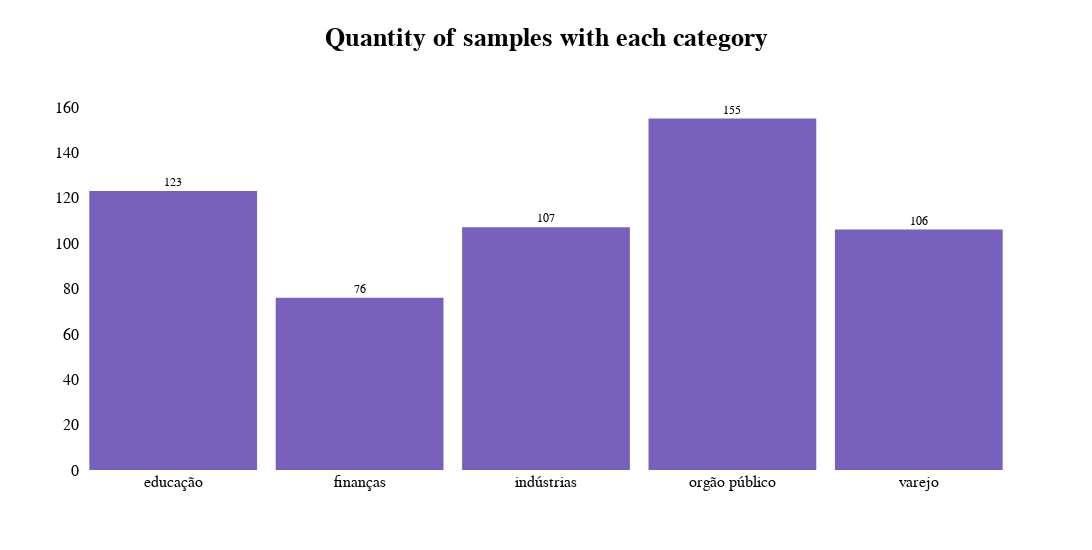

Here is the notebook cell this chart was saved with:
### Code cell
number_docs = [train["educação"].sum() + test["educação"].sum(),
               train["finanças"].sum() + test["finanças"].sum(),
               train["indústrias"].sum() + test["indústrias"].sum(),
               train["orgão público"].sum() + test["orgão público"].sum(),
               train["varejo"].sum() + test["varejo"].sum()
               ]


fig = go.Figure()
fig.add_trace(go.Histogram(
    x=["educação", "finanças", "indústrias", "orgão público", "varejo"],
    y=number_docs,
    histfunc='sum', texttemplate="%{y}",
    textposition='outside', outsidetextfont=dict(size=12),
    marker_color='#7860bd',
))

fig.update_traces(xbins_size="M1")
fig.update_xaxes(showgrid=True, ticklabelmode="period", dtick="M1", tickformat="%b\n%Y")
fig.update_layout(bargap=0.1)
fig.update_layout(
    title={
    'text': "<b>Quantity of samples with each category</b>",
    'font' : dict(size=26, color='black', family='Helvetica'),
    'y':0.95,
    'x':0.5},
    height=550, width=1100,
    font_family='Helvetica',
    font_color='black',
    font_size=16,
    plot_bgcolor='white',
    yaxis=dict(categoryorder='total ascending')
)

fig.show()

### Figure 1 — Plotly figure (JSON) as saved in the notebook; plotly's stock layout.template omitted (floating-point values rounded to 4 significant figures)
{"data": [{"histfunc": "sum", "marker": {"color": "#7860bd"}, "outsidetextfont": {"size": 12}, "textposition": "outside", "texttemplate": "%{y}", "type": "histogram", "x": ["educação", "finanças", "indústrias", "orgão público", "varejo"], "xbins": {"size": "M1"}, "y": [123, 76, 107, 155, 106]}], "layout": {"bargap": 0.1, "font": {"color": "black", "family": "Helvetica", "size": 16}, "height": 550, "plot_bgcolor": "white", "title": {"font": {"color": "black", "family": "Helvetica", "size": 26}, "text": "<b>Quantity of samples with each category</b>", "x": 0.5, "y": 0.95}, "width": 1100, "xaxis": {"dtick": "M1", "showgrid": true, "tickformat": "%b\n%Y", "ticklabelmode": "period"}, "yaxis": {"categoryorder": "total ascending"}}}
